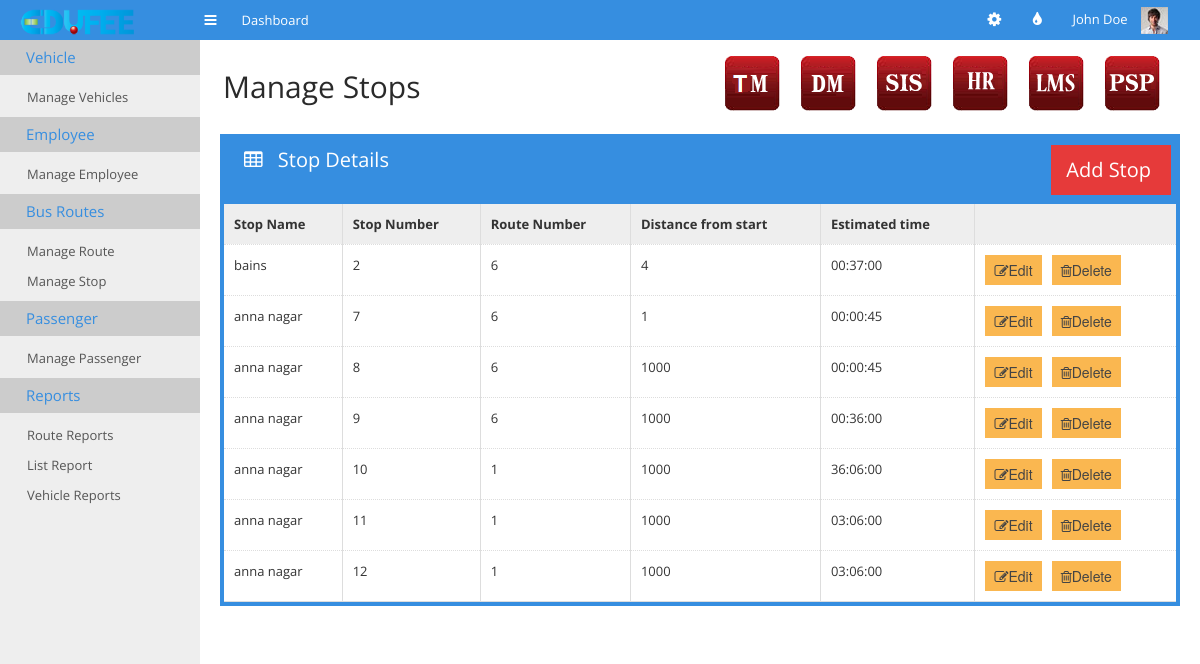
The page /tm-manage-stop.php on the database as committed earlier.
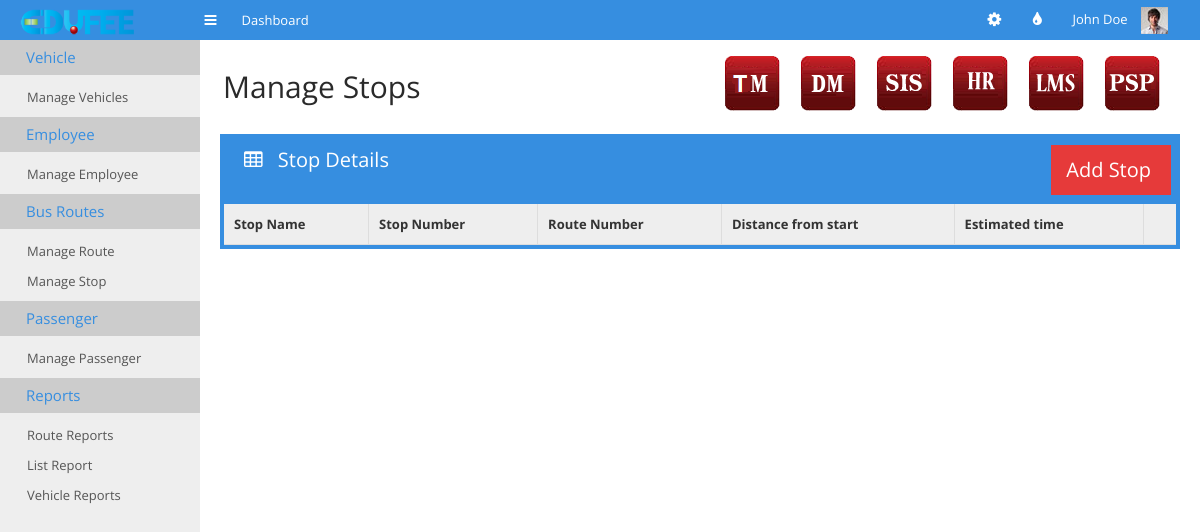
The same page on the database as committed later.
### tables this page shows
CREATE TABLE IF NOT EXISTS `tm_bus_stop` (
  `name` text,
  `id` int(11) NOT NULL,
  `route` int(11) DEFAULT NULL,
  `distance` bigint(20) DEFAULT NULL,
  `estimated_time` time DEFAULT NULL,
  PRIMARY KEY (`id`)
);

### tm-manage-stop.php (the view, shortened to what this page needs)
<!doctype html>
<html>
<head>
    <link rel="stylesheet" href="css/bootstrap.min.css">
    <link rel="stylesheet" href="css/bootstrap-responsive.min.css">
    <link rel="stylesheet" href="css/plugins/jquery-ui/smoothness/jquery-ui.css">
    <link rel="stylesheet" href="css/plugins/jquery-ui/smoothness/jquery.ui.theme.css">
    <link rel="stylesheet" href="css/style.css">
    <link rel="stylesheet" href="css/themes.css">
</head>
<body>
<div id="navigation">
    <div class="container-fluid">
        <a href="#" id="brand"></a>
        <a href="#" class="toggle-nav" rel="tooltip" data-placement="bottom" title="Toggle navigation"><i class="icon-reorder"></i></a>
        <ul class='main-nav'>
            <li>
                <a href="index.html">
                    <span>Dashboard</span>
                </a>
            </li>
        </ul>
        <div class="user">
            <ul class="icon-nav">
                <li class="dropdown sett">
                    <a href="#" class='dropdown-toggle' data-toggle="dropdown"><i class="icon-cog"></i></a>
                </li>
                <li class='dropdown colo'>
                    <a href="#" class='dropdown-toggle' data-toggle="dropdown"><i class="icon-tint"></i></a>
                </li>
            </ul>
            <div class="dropdown">
                <a href="#" class='dropdown-toggle' data-toggle="dropdown">John Doe <img src="img/demo/user-avatar.jpg" alt=""></a>
            </div>
        </div>
    </div>
</div>
<div class="container-fluid" id="content">
    <?php
    require_once "cms.php";
    printLeft();
    ?>
    <div id="main">
        <div class="container-fluid">
            <div class="page-header">
                <div class="pull-left">
                    <h1>Manage Stops</h1>
                </div>
                <div class="pull-right">
                    <ul class="minitiles" style="display:inline !important;">
                        <li><a href="tm_main.html"><img src="img/tm_icon.png" alt=""></a></li>
                        <li><a href="http://www.edufee.com/subscribe_donation/"><img src="img/dm_icon.png" alt=""></a></li>
                        <li> <a href="http://www.edufee.com/SIS/home/"><img src="img/sis_icon.png" alt="" style="border:none;" border="0"/></a> </li>
                        <li><a href="http://www.edufee.com/hrm/symfony/web/index.php/admin/LandingPage"><img src="img/hr_icon.png" alt=""></a></li>
                        <li> <a href="http://www.edufee.com/openbiblio/catalog/home.php"><img src="img/lms_icon.png" alt="" style="border:none;" border="0"/></a> </li>
                        <li><a href="http://www.edufee.com/psp_dashboard/psp"><img src="img/psp_icon.png" alt="" border="0"/>
                            </a></li>
                    </ul>
                </div>
            </div>
            <div class="row-fluid">
                <div class="span12">
                    <div class="box box-color box-bordered">
                        <div class="box-title">
                            <h3>
                                <i class="icon-table"></i>
                                Stop Details
                            </h3>
                            <div class="pull-right" style="margin-right: 5px;">
                                <ul class="pull-right stats"><li class="lightred">
                                        <a href="tm-add-stop.php">
                                            <div  style="margin-right: 5px;">
                                                <h3>Add Stop</h3>
                                            </div>
                                        </a>
                                    </li></ul>
                            </div>
                        </div>
                        <div class="box-content nopadding">
                            <table class="table table-hover table-nomargin table-bordered">
                                <thead>
                                <tr>
                                    <th class='hidden-350'>Stop Name</th>
                                    <th class="hidden-480">Stop Number</th>
                                    <th class='hidden-1024'>Route Number</th>
                                    <th class="hidden-1024">Distance from start</th>
                                    <th class="hidden-1024">Estimated time</th>
                                    <th></th>
                                </tr>
                                </thead>
                                <tbody>
                                <?php
                                require_once "datas.php";
                                $dbconnection = connectSQL($dbdetails);
                                if(mysqli_connect_errno())
                                {
                                    echo "db_connection_fail";
                                }
                                else
                                {
                                    $sql="select * from tm_bus_stop";
                                    $result=mysqli_query($dbconnection,$sql);
                                    while($row=mysqli_fetch_array($result))
                                    {
                                        echo '<tr><td>'.$row['name'].'</td><td>'.$row['id'].'</td><td class="hidden-350">'
                                            .$row['route'].'</td><td class="hidden-1024">'.$row['distance'].'</td>
                                            <td class="hidden-1024">'.$row['estimated_time'].
                                            '</td><td><button class="edit btn btn-warning" value="'.$row['id']
                                            .'"><i class="icon-edit"></i>Edit</button><span>&nbsp&nbsp</span>
                                            <button class="delete btn btn-warning" value="'.$row['id']
                                            .'"><i class="icon-trash"></i>Delete</button></td></tr>';
                                    }
                                }
                                ?>
                                </tbody>
                            </table>
                        </div>
                    </div>
                </div>
            </div>
        </div>
    </div>
</body>
</html>

### cms.php
<?php
function printLeft(){?>
<div id="left">
        <div class="subnav">
            <div class="subnav-title">
                <a href="#" class='toggle-subnav'><i class="icon-angle-down"></i><span>Vehicle</span></a>
            </div>
            <ul class="subnav-menu">
                <li>
                    <a href="tm-manage-vehicles.php">Manage Vehicles</a>
                </li>
            </ul>
        </div>
    <div class="subnav">
        <div class="subnav-title">
            <a href="#" class='toggle-subnav'><i class="icon-angle-down"></i><span>Employee</span></a>
        </div>
        <ul class="subnav-menu">
            <li>
                <a href="tm-manage-employee.php">Manage Employee</a>
            </li>
        </ul>
    </div>
        <div class="subnav">
            <div class="subnav-title">
                <a href="#" class='toggle-subnav'><i class="icon-angle-down"></i><span>Bus Routes</span></a>
            </div>
            <ul class="subnav-menu">
                <li>
                    <a href="tm-manage-routes.php">Manage Route</a>
                </li>
                <li>
                    <a href="tm-manage-stop.php">Manage Stop</a>
                </li>
            </ul>
        </div>
        <div class="subnav">
            <div class="subnav-title">
                <a href="#" class='toggle-subnav'><i class="icon-angle-down"></i><span>Passenger</span></a>
            </div>
            <ul class="subnav-menu">
                <li>
                    <a href="tm-manage-passenger.php">Manage Passenger</a>
                </li>
            </ul>
        </div>
        <div class="subnav">
            <div class="subnav-title">
                <a href="#" class='toggle-subnav'><i class="icon-angle-down"></i><span>Reports</span></a>
            </div>
            <ul class="subnav-menu">
                <li>
                    <a href="routedetails.php">Route Reports</a>
                </li>
                <li>
                    <a href="liststops.php">List Report</a>
                </li>
                <li>
                    <a href="vehiclereport.php">Vehicle Reports</a>
                </li>
            </ul>
        </div>
    </div>
<?php
}?>

Rows that differ between the two databases and show on the page:
removed tm_bus_stop: name "bains", id "2", route "6", distance "4", estimated_time "00:37:00"
removed tm_bus_stop: name "anna nagar", id "7", route "6", distance "1", estimated_time "00:00:45"
removed tm_bus_stop: name "anna nagar", id "8", route "6", distance "1000", estimated_time "00:00:45"
removed tm_bus_stop: name "anna nagar", id "9", route "6", distance "1000", estimated_time "00:36:00"
removed tm_bus_stop: name "anna nagar", id "10", route "1", distance "1000", estimated_time "36:06:00"
removed tm_bus_stop: name "anna nagar", id "11", route "1", distance "1000", estimated_time "03:06:00"
removed tm_bus_stop: name "anna nagar", id "12", route "1", distance "1000", estimated_time "03:06:00"
